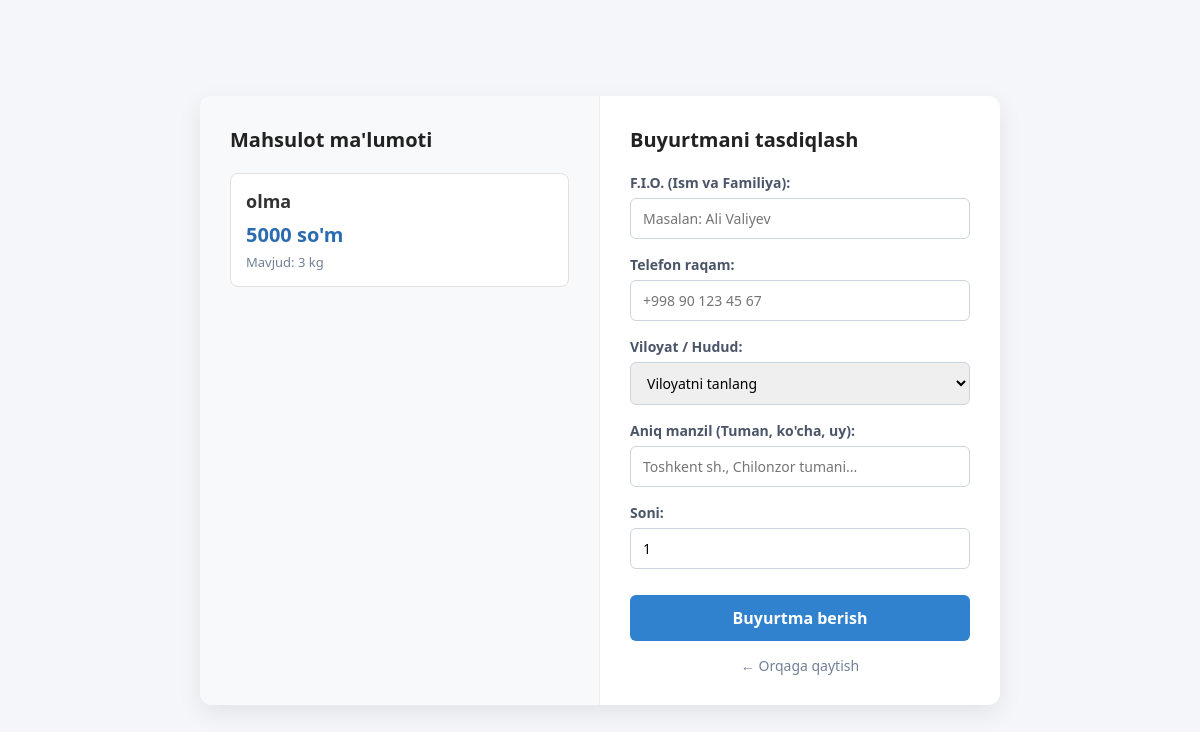
The page /checkout/1/ on the database its author committed.
### product/models.py (models this page shows, shortened)
class Product(models.Model):
    UNIT_CHOICES = (
        ('dona', 'dona'),
        ('kg', 'kg'),
        ('g', 'g'),
        ('litr', 'litr'),
        ('metr', 'metr'),
        ('quti', 'quti'),
        ('pachka', 'pachka'),
    )
    category = models.ForeignKey(Category, on_delete=models.CASCADE, related_name="products", verbose_name="Kategoriya")
    title = models.CharField(max_length=200, verbose_name="Mahsulot nomi")
    slug = models.SlugField(unique=True, blank=True, null=True, verbose_name="URL Slug (Avto)")
    description = models.TextField(verbose_name="Tavsif", blank=True, null=True)
    price = models.DecimalField(max_digits=12, decimal_places=0, verbose_name="Narxi (so'mda)")
    unit = models.CharField(max_length=20, choices=UNIT_CHOICES, default='dona', verbose_name="O'lchov birligi")
    stock = models.PositiveIntegerField(default=0, verbose_name="Mavjud miqdor (Omborda qancha bor)")
    min_order_amount = models.PositiveIntegerField(default=1, verbose_name="Eng kam xarid miqdori")
    image = models.ImageField(upload_to="products/", verbose_name="Rasm", blank=True, null=True)
    is_available = models.BooleanField(default=True, verbose_name="Mavjudligi")
    created_at = models.DateTimeField(auto_now_add=True, verbose_name="Yaratilgan vaqti")
    class Meta:
        verbose_name = "Mahsulot"
        verbose_name_plural = "Mahsulotlar"

### product/views.py (the view, shortened to what this page needs)
# urls.py: path('checkout/<int:product_id>/', views.checkout, name='checkout'),
def checkout(request, product_id):
    product = get_object_or_404(Product, id=product_id)
    regions = Region.objects.all()
    return render(request, 'checkout.html', {'product': product, 'regions': regions})

### templates/checkout.html (shortened to what this page needs)
<!DOCTYPE html>
<html lang="uz">
<head>
</head>
<body>
<div class="checkout-container">
    <div class="product-summary">
        <h2>Mahsulot ma'lumoti</h2>
        <div class="product-card">
            <h3>{{ product.title }}</h3>
            <div class="price">{{ product.price }} so'm</div>
            <div class="stock-info">Mavjud: {{ product.stock }} {{ product.unit|default:"dona" }}</div>
        </div>
    </div>
    <div class="checkout-form">
        <h2>Buyurtmani tasdiqlash</h2>
        <form action="{% url 'checkout' product.id %}" method="POST">
            <div class="form-group">
                <label for="full_name">F.I.O. (Ism va Familiya):</label>
                <input type="text" id="full_name" name="full_name" placeholder="Masalan: Ali Valiyev" required>
            </div>
            <div class="form-group">
                <label for="phone_number">Telefon raqam:</label>
                <input type="text" id="phone_number" name="phone_number" placeholder="+998 90 123 45 67" required>
            </div>
            <div class="form-group">
                <label for="region">Viloyat / Hudud:</label>
                <select id="region" name="region" required>
                    <option value="" disabled selected>Viloyatni tanlang</option>
                </select>
            </div>
            <div class="form-group">
                <label for="address">Aniq manzil (Tuman, ko'cha, uy):</label>
                <input type="text" id="address" name="address" placeholder="Toshkent sh., Chilonzor tumani..." required>
            </div>
            <div class="form-group">
                <label for="quantity">Soni:</label>
                <input type="number" id="quantity" name="quantity" value="1" min="1" max="{{ product.stock }}" required>
            </div>
            <button type="submit" class="submit-btn">Buyurtma berish</button>
            <a href="javascript:history.back()" class="back-link">← Orqaga qaytish</a>
        </form>
    </div>
</div>
</body>
</html>

### templates/checkout.html (style rules this page uses)
* { box-sizing: border-box; margin: 0; padding: 0; font-family: 'Segoe UI', Tahoma, Geneva, Verdana, sans-serif; }
body { background-color: #f4f6f9; color: #333; display: flex; justify-content: center; align-items: center; min-height: 100vh; padding: 20px; }
.checkout-container { background: #ffffff; width: 100%; max-width: 800px; border-radius: 12px; box-shadow: 0 8px 24px rgba(0,0,0,0.08); display: grid; grid-template-columns: 1fr 1fr; overflow: hidden; }
.product-summary { background-color: #f8f9fa; padding: 30px; border-right: 1px solid #eee; }
.product-summary h2 { font-size: 20px; margin-bottom: 20px; color: #222; }
.product-card { background: #fff; padding: 15px; border-radius: 8px; border: 1px solid #e0e0e0; margin-bottom: 20px; }
.product-card h3 { font-size: 18px; margin-bottom: 8px; }
.product-card .price { font-size: 20px; font-weight: bold; color: #2b6cb0; }
.product-card .stock-info { font-size: 13px; color: #718096; margin-top: 5px; }
.checkout-form { padding: 30px; }
.checkout-form h2 { font-size: 20px; margin-bottom: 20px; color: #222; }
.form-group { margin-bottom: 16px; }
.form-group label { display: block; font-size: 14px; font-weight: 600; margin-bottom: 6px; color: #4a5568; }
.form-group input, .form-group select { width: 100%; padding: 10px 12px; border: 1px solid #cbd5e0; border-radius: 6px; font-size: 14px; outline: none; transition: border-color 0.2s; }
.submit-btn { width: 100%; background-color: #3182ce; color: white; padding: 12px; border: none; border-radius: 6px; font-size: 16px; font-weight: bold; cursor: pointer; transition: background 0.2s; margin-top: 10px; }
.back-link { display: block; text-align: center; margin-top: 15px; color: #718096; text-decoration: none; font-size: 14px; }

### rows shown on the page
Product: title "olma", price "5000", stock "3", unit "kg"
